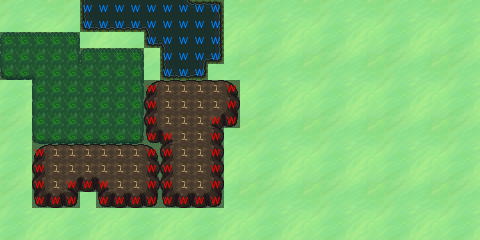

This game map was drawn from its Tiled (.tmx) file and the tilesets committed beside it. A one-line description and the trimmed map source follow:
An orthogonal 30x15 tile map with 16x16 px tiles, 4 tile layers (Layer000, Layer001, Layer002, Permissions), 2 tilesets and 2 objects (Objeto, Warp).

<map version="1.0" orientation="orthogonal" width="30" height="15" tilewidth="16" tileheight="16">
 <properties>
  <property name="name" value="Little Hill" />
 </properties>
 <tileset firstgid="1" name="Tileset001" tilewidth="16" tileheight="16">
  <image source="../tilesets/001.png" trans="ff00ff" width="128" height="14000" />
  <terraintypes>
   <terrain name="Hierba" tile="9" />
   <terrain name="Hierba alta" tile="2154" />
   <terrain name="Agua" tile="153" />
   <terrain name="Roca" tile="1113" />
  </terraintypes>
  <tile id="0" terrain=",,,0" />
  <tile id="1" terrain=",,0,0" />
  <tile id="2" terrain=",,0," />
  <tile id="3" terrain="0,0,0," />
  <tile id="8" terrain=",0,,0" />
  <tile id="9" terrain="0,0,0,0" />
  <tile id="10" terrain="0,,0," />
  <tile id="11" terrain=",0,0,0" />
  <tile id="16" terrain=",0,," />
  <tile id="17" terrain="0,0,," />
  <tile id="18" terrain="0,,," />
  <tile id="19" terrain="0,0,,0" />
  <tile id="24" terrain="0,,0,0" />
  <tile id="144" terrain=",,,2" />
  <tile id="145" terrain=",,2,2" />
  <tile id="146" terrain=",,2," />
  <tile id="152" terrain=",2,,2" />
  <tile id="153" terrain="2,2,2,2" />
  <tile id="154" terrain="2,,2," />
  <tile id="160" terrain=",2,," />
  <tile id="161" terrain="2,2,," />
  <tile id="162" terrain="2,,," />
  <tile id="182" terrain="2,2,2," />
  <tile id="183" terrain="2,2,,2" />
  <tile id="190" terrain="2,,2,2" />
  <tile id="191" terrain=",2,2,2" />
  <tile id="1096" terrain="3,3,3," />
  <tile id="1098" terrain="3,3,,3" />
  <tile id="1104" terrain=",,,3" />
  <tile id="1105" terrain=",,3,3" />
  <tile id="1106" terrain=",,3," />
  <tile id="1112" terrain=",3,,3" />
  <tile id="1113" terrain="3,3,3,3" />
  <tile id="1114" terrain="3,,3," />
  <tile id="1120" terrain=",3,," />
  <tile id="1121" terrain="3,3,," />
  <tile id="1122" terrain="3,,," />
  <tile id="1128" terrain="3,,3,3" />
  <tile id="1130" terrain=",0,0,0" />
  <tile id="2120" terrain=",,,1" />
  <tile id="2121" terrain=",,1,1" />
  <tile id="2122" terrain=",,1," />
  <tile id="2128" terrain=",1,,1" />
  <tile id="2129" terrain="1,1,1,1" />
  <tile id="2130" terrain="1,,1," />
  <tile id="2136" terrain=",1,," />
  <tile id="2137" terrain="1,1,," />
  <tile id="2138" terrain="1,,," />
  <tile id="2144" terrain="1,1,1," />
  <tile id="2145" terrain="1,1,,1" />
  <tile id="2152" terrain="1,,1,1" />
  <tile id="2153" terrain=",1,1,1" />
 </tileset>
 <tileset firstgid="7001" name="Permissions" tilewidth="16" tileheight="16">
  <image source="../tilesets/permissions.png" trans="ffffff" width="128" height="128" />
 </tileset>
 <layer name="Layer000" width="30" height="15">
  <data>[450 cells, 450 non-empty, 16 distinct tile ids]</data>
 </layer>
 <layer name="Layer001" width="30" height="15">
  <data>[450 cells, 151 non-empty, 34 distinct tile ids]</data>
 </layer>
 <layer name="Layer002" width="30" height="15">
  <data>[450 cells, 0 non-empty, 0 distinct tile ids]</data>
 </layer>
 <layer name="Permissions" width="30" height="15">
  <data>[450 cells, 151 non-empty, 4 distinct tile ids]</data>
 </layer>
 <objectgroup name="Object001" width="30" height="15">
  <object name="Nada" type="Objeto" x="560" y="96" width="16" height="16" />
  <object name="Zona1" type="Warp" x="128" y="48" width="16" height="16" />
 </objectgroup>
</map>
